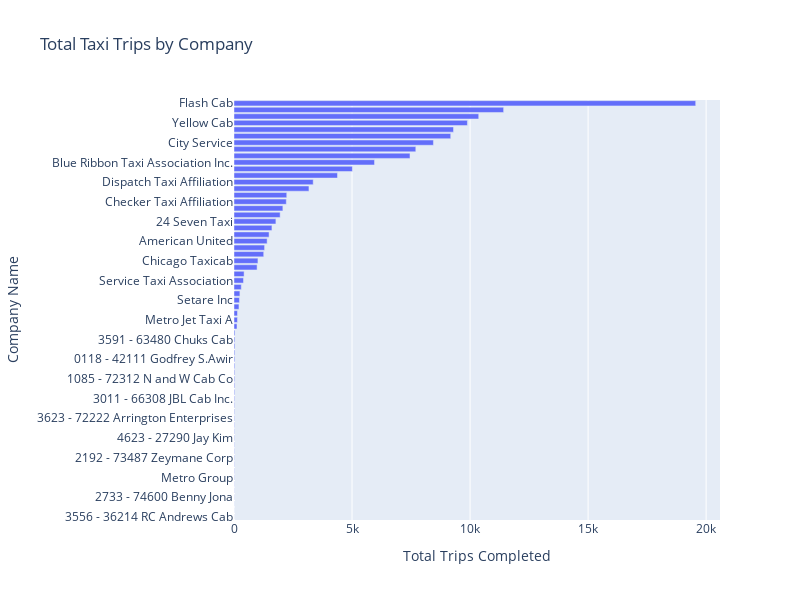

Notebook source saved alongside this figure:
### Markdown cell above
**Total Trips Completed by Each Taxi Company**

### Code cell
# Creates bar graph for total trips by company 
fig = px.bar(company_trips, x='trips_amount', y='company_name', 
             title='Total Taxi Trips by Company',
             category_orders={"company_name": company_trips['company_name'][::-1]})
fig.update_layout(width=800, height=600, xaxis_title='Total Trips Completed', yaxis_title='Company Name', xaxis_tickangle=0)
fig.show()

### Figure 1 — Plotly figure (JSON) as saved in the notebook; plotly's stock layout.template omitted (floating-point values rounded to 4 significant figures)
{"data": [{"alignmentgroup": "True", "hovertemplate": "trips_amount=%{x}<br>company_name=%{y}<extra></extra>", "legendgroup": "", "marker": {"color": "#636efa", "pattern": {"shape": ""}}, "name": "", "offsetgroup": "", "orientation": "h", "showlegend": false, "textposition": "auto", "type": "bar", "x": [19558, 11422, 10367, 9888, 9299, 9181, 8448, 7701, 7455, 5953, 5015, 4383, 3355, 3175, 2235, 2216, 2070, 1955, 1775, 1607, 1486, 1404, 1296, 1259, 1014, 978, 428, 402, 310, 250, 230, 210, 147, 146, 127, 39, 37, 36, 33, 33, 31, 29, 29, 29, 27, 25, 21, 21, 20, 16, 15, 15, 14, 14, 14, 13, 12, 11, 8, 7, 7, 5, 3, 2], "xaxis": "x", "y": ["Flash Cab", "Taxi Affiliation Services", "Medallion Leasin", "Yellow Cab", "Taxi Affiliation Service Yellow", "Chicago Carriage Cab Corp", "City Service", "Sun Taxi", "Star North Management LLC", "Blue Ribbon Taxi Association Inc.", "Choice Taxi Association", "Globe Taxi", "Dispatch Taxi Affiliation", "Nova Taxi Affiliation Llc", "Patriot Taxi Dba Peace Taxi Associat", "Checker Taxi Affiliation", "Blue Diamond", "Chicago Medallion Management", "24 Seven Taxi", "Chicago Medallion Leasing INC", "Checker Taxi", "American United", "Chicago Independents", "KOAM Taxi Association", "Chicago Taxicab", "Top Cab Affiliation", "Gold Coast Taxi", "Service Taxi Association", "5 Star Taxi", "303 Taxi", "Setare Inc", "American United Taxi Affiliation", "Leonard Cab Co", "Metro Jet Taxi A", "Norshore Cab", "6742 - 83735 Tasha ride inc", "3591 - 63480 Chuks Cab", "1469 - 64126 Omar Jada", "6743 - 78771 Luhak Corp", "0118 - 42111 Godfrey S.Awir", "6574 - Babylon Express Inc.", "Chicago Star Taxicab", "1085 - 72312 N and W Cab Co", "2809 - 95474 C & D Cab Co Inc.", "2092 - 61288 Sbeih company", "3011 - 66308 JBL Cab Inc.", "3620 - 52292 David K. Cab Corp.", "4615 - 83503 Tyrone Henderson", "3623 - 72222 Arrington Enterprises", "5074 - 54002 Ahzmi Inc", "2823 - 73307 Lee Express Inc", "4623 - 27290 Jay Kim", "3721 - Santamaria Express, Alvaro Santamaria", "5006 - 39261 Salifu Bawa", "2192 - 73487 Zeymane Corp", "6057 - 24657 Richard Addo", "5997 - 65283 AW Services Inc.", "Metro Group", "5062 - 34841 Sam Mestas", "4053 - 40193 Adwar H. Nikola", "2733 - 74600 Benny Jona", "5874 - 73628 Sergey Cab Corp.", "2241 - 44667 - Felman Corp, Manuel Alonso", "3556 - 36214 RC Andrews Cab"], "yaxis": "y"}], "layout": {"barmode": "relative", "height": 600, "legend": {"tracegroupgap": 0}, "title": {"text": "Total Taxi Trips by Company"}, "width": 800, "xaxis": {"anchor": "y", "domain": [0, 1], "tickangle": 0, "title": {"text": "Total Trips Completed"}}, "yaxis": {"anchor": "x", "categoryarray": ["3556 - 36214 RC Andrews Cab", "2241 - 44667 - Felman Corp, Manuel Alonso", "5874 - 73628 Sergey Cab Corp.", "2733 - 74600 Benny Jona", "4053 - 40193 Adwar H. Nikola", "5062 - 34841 Sam Mestas", "Metro Group", "5997 - 65283 AW Services Inc.", "6057 - 24657 Richard Addo", "2192 - 73487 Zeymane Corp", "5006 - 39261 Salifu Bawa", "3721 - Santamaria Express, Alvaro Santamaria", "4623 - 27290 Jay Kim", "2823 - 73307 Lee Express Inc", "5074 - 54002 Ahzmi Inc", "3623 - 72222 Arrington Enterprises", "4615 - 83503 Tyrone Henderson", "3620 - 52292 David K. Cab Corp.", "3011 - 66308 JBL Cab Inc.", "2092 - 61288 Sbeih company", "2809 - 95474 C & D Cab Co Inc.", "1085 - 72312 N and W Cab Co", "Chicago Star Taxicab", "6574 - Babylon Express Inc.", "0118 - 42111 Godfrey S.Awir", "6743 - 78771 Luhak Corp", "1469 - 64126 Omar Jada", "3591 - 63480 Chuks Cab", "6742 - 83735 Tasha ride inc", "Norshore Cab", "Metro Jet Taxi A", "Leonard Cab Co", "American United Taxi Affiliation", "Setare Inc", "303 Taxi", "5 Star Taxi", "Service Taxi Association", "Gold Coast Taxi", "Top Cab Affiliation", "Chicago Taxicab", "KOAM Taxi Association", "Chicago Independents", "American United", "Checker Taxi", "Chicago Medallion Leasing INC", "24 Seven Taxi", "Chicago Medallion Management", "Blue Diamond", "Checker Taxi Affiliation", "Patriot Taxi Dba Peace Taxi Associat", "Nova Taxi Affiliation Llc", "Dispatch Taxi Affiliation", "Globe Taxi", "Choice Taxi Association", "Blue Ribbon Taxi Association Inc.", "Star North Management LLC", "Sun Taxi", "City Service", "Chicago Carriage Cab Corp", "Taxi Affiliation Service Yellow", "Yellow Cab", "Medallion Leasin", "Taxi Affiliation Services", "Flash Cab"], "categoryorder": "array", "domain": [0, 1], "title": {"text": "Company Name"}}}}
